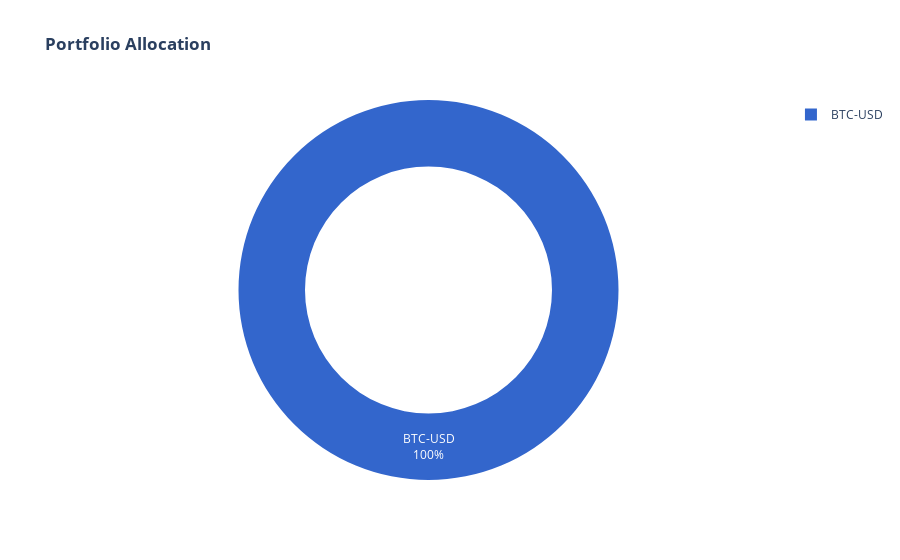
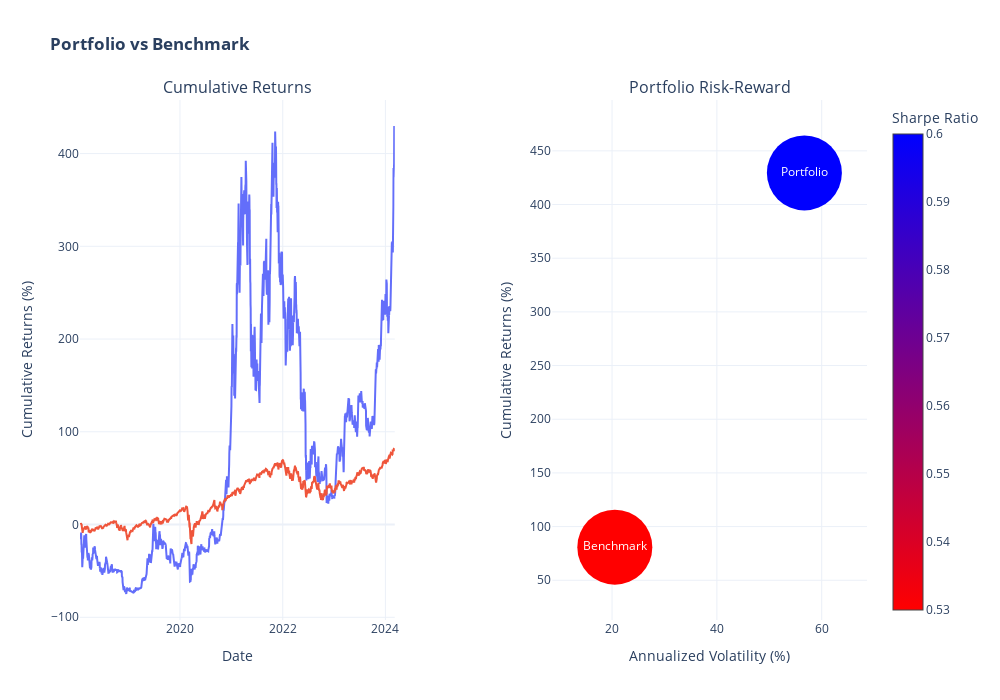

Notebook code cell kept with these figures, in order:
### Markdown cell above
<p style="font-family: 'Arial', sans-serif; font-size: 20px;color: #000000;">Let's compare Bitcoin's performance with the S&amp;P 500's performance from January 20th, 2018 to January 08th, 2024.</p>

### Code cell
portfolio_returns(tickers, '2018-01-20', '2024-03-09', '^GSPC')

### Figure 1 — Plotly figure (JSON) as saved in the notebook; plotly's stock layout.template omitted (floating-point values rounded to 4 significant figures)
{"data": [{"hole": 0.65, "hoverinfo": "label+percent", "labels": ["BTC-USD"], "marker": {"colors": ["#3366CC", "#DC3912", "#FF9900", "#109618", "#990099", "#0099C6", "#DD4477", "#66AA00", "#B82E2E", "#316395"]}, "textinfo": "label+percent", "type": "pie", "values": [1]}], "layout": {"autosize": true, "title": {"text": "<b>Portfolio Allocation</b>"}}}

### Figure 2 — Plotly figure (JSON) as saved in the notebook; plotly's stock layout.template omitted (floating-point values rounded to 4 significant figures; data arrays with more than 128 entries replaced by an {"elided": "..."} marker saying what was removed)
{"data": [{"hovertemplate": "%{y:.2f}%", "mode": "lines", "name": "Portfolio", "showlegend": false, "type": "scatter", "x": {"elided": "2240 str values"}, "xaxis": "x", "y": {"elided": "2240 float values"}, "yaxis": "y"}, {"hovertemplate": "%{y:.2f}%", "mode": "lines", "name": "Benchmark", "showlegend": false, "type": "scatter", "x": {"elided": "1543 str values"}, "xaxis": "x", "y": {"elided": "1543 float values"}, "yaxis": "y"}, {"hovertemplate": "%{y:.2f}%<br>Annualized Volatility: %{x:.2f}%<br>Sharpe Ratio: %{marker.color:.2f}", "marker": {"color": [0.6, 0.53], "colorbar": {"title": {"text": "Sharpe Ratio"}}, "colorscale": [[0, "rgb(255,0,0)"], [1, "rgb(0,0,255)"]], "showscale": true, "size": 75}, "mode": "markers+text", "name": "Returns", "showlegend": false, "text": ["Portfolio", "Benchmark"], "textfont": {"color": "white"}, "textposition": "middle center", "type": "scatter", "x": [56.7, 20.53], "xaxis": "x2", "y": [429.5, 80.86], "yaxis": "y2"}], "layout": {"annotations": [{"font": {"size": 16}, "showarrow": false, "text": "Cumulative Returns", "x": 0.2, "xanchor": "center", "xref": "paper", "y": 1, "yanchor": "bottom", "yref": "paper"}, {"font": {"size": 16}, "showarrow": false, "text": "Portfolio Risk-Reward", "x": 0.8, "xanchor": "center", "xref": "paper", "y": 1, "yanchor": "bottom", "yref": "paper"}], "height": 700, "hovermode": "x unified", "title": {"text": "<b>Portfolio vs Benchmark</b>"}, "width": 1000, "xaxis": {"anchor": "y", "autorange": true, "domain": [0, 0.4], "range": ["2018-01-20", "2024-03-08"], "title": {"text": "Date"}, "type": "date"}, "xaxis2": {"anchor": "y2", "autorange": true, "domain": [0.6, 1], "range": [8.488, 68.74], "title": {"text": "Annualized Volatility (%)"}, "type": "linear"}, "yaxis": {"anchor": "x", "autorange": true, "domain": [0, 1], "range": [-102.9, 457.8], "title": {"text": "Cumulative Returns (%)"}, "type": "linear"}, "yaxis2": {"anchor": "x2", "autorange": true, "domain": [0, 1], "range": [12.97, 497.4], "title": {"text": "Cumulative Returns (%)"}, "type": "linear"}}}
